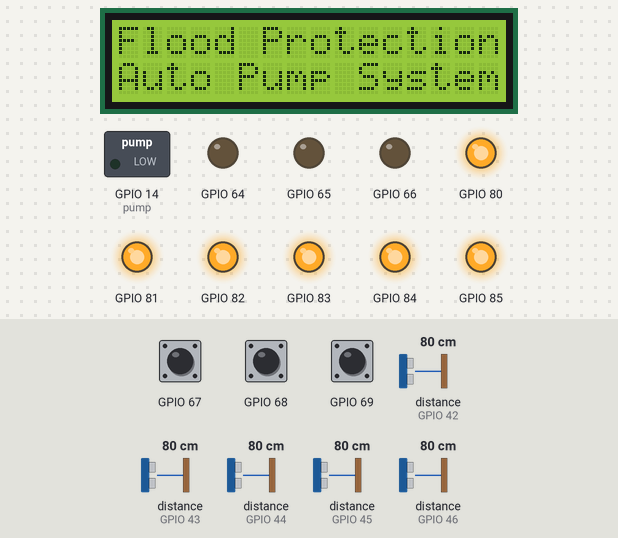
A sketch run on a simulated ESP8266 (NodeMCU). On the bench: 16×2 character LCD, switched loads named in the sketch (green lamp = pin HIGH), output pins drawn as LEDs (lit = HIGH). Dashed ring = blinking. Inputs (shaded band) come from the test bench; at power-on: GPIO 67 HIGH, GPIO 68 HIGH, GPIO 69 HIGH, distance to the obstacle (sensors on GPIO 42, GPIO 43, GPIO 44, GPIO 45, GPIO 46) 80 cm. WiFi joins after 1.5 s; servers stay silent unless stated; what the sketch prints to the serial monitor is not drawn.

Above: at 3.2 s.
At 9.8 s:
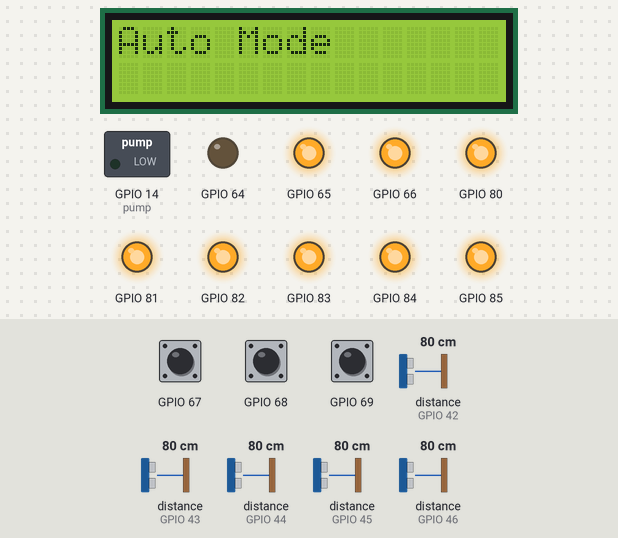
9.9 s: GPIO 67 pulled LOW for 0.75 s
At 10.9 s:
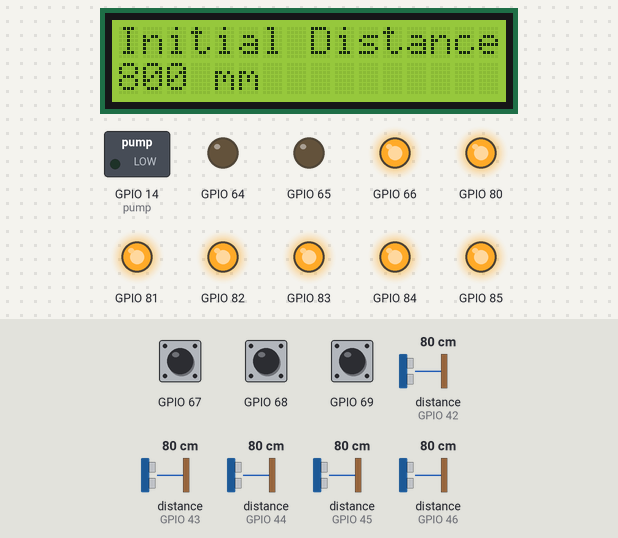
14.9 s: GPIO 68 pulled LOW for 3.2 s
At 20.1 s:
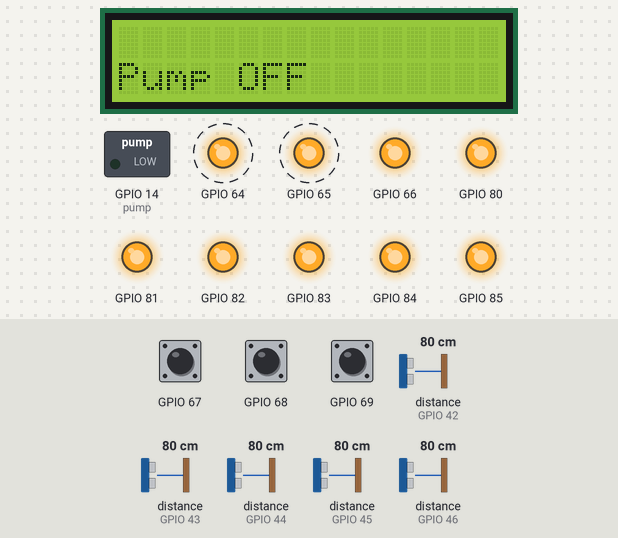
26.9 s: GPIO 67 driven LOW and GPIO 68 driven LOW
At 29.7 s:
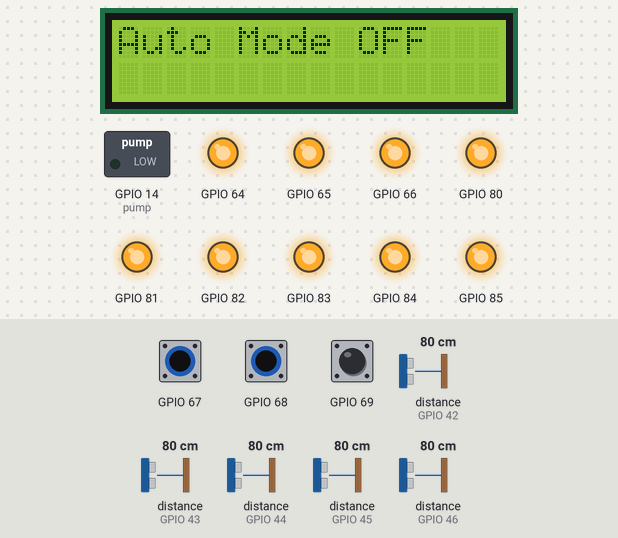
Timing chart, 0 to 37.5 s (numbered marks = the images above; inputs shaded):
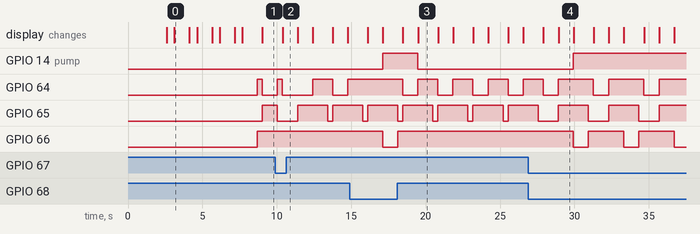

The sketch:

Pump_System_210727.ino
```cpp
#include "Arduino.h"
#include "PCF8574.h"
PCF8574 pcf20(0x20);
PCF8574 pcf21(0x21);
//PCF8574 pcf8574(0x20, D2(5), D1(4)); //PCF8574(주소 값, SDA, SCL)

//LCD
#include <LiquidCrystal_I2C.h>
LiquidCrystal_I2C lcd(0x27,16,2);

//VL53L1X
#include <VL53L1X.h> //Download this library from https://github.com/pololu/vl53l1x-arduino

//#include "SparkFun_VL53L1X.h"
//SFEVL53L1X distanceSensor; //레이저센서 거리값
int initial = 0; //초기 거리 저장 변수
int current = 0; //현재 거리 저장 변수
int count = 0; //수위 조건 충족 변수
int mes = 0; // 메세지 전송 변수
int avg = 0; // 레이저센서값 평균 변수

//레이저센서 5개
VL53L1X sensor_A; //Create the sensor object
VL53L1X sensor_B; //Create the sensor object
VL53L1X sensor_C; //Create the sensor object
VL53L1X sensor_D; //Create the sensor object
VL53L1X sensor_E; //Create the sensor object

int startTime = millis(); //used for our timing loop
int mInterval = 100; //refresh rate of 10hz

#define XSHUT_A P0 //pcf21
#define XSHUT_B P1 //pcf21
#define XSHUT_C P2 //pcf21
#define XSHUT_D P3 //pcf21
#define XSHUT_E P4 //pcf21
#define Raspberry_pi P5 //pcf21

#define M_INTERVAL 50

//ESP8266
#include <Wire.h>
#include <ESP8266WiFi.h>
#include <ESP8266HTTPClient.h>

// 데이터베이스,와이파이 설정
//#include <FirebaseESP8266.h>  //https://github.com/mobizt/Firebase-ESP8266
//#define FIREBASE_HOST "esp8266-sensor-readings-23fd0-default-rtdb.firebaseio.com"
//#define FIREBASE_Authorization_key "GzVRIYoR2qjjvtMmrpS2Z4Esl089LWlCxYxcQRFv"
//FirebaseData firebaseData;
//FirebaseJson json;
//const char* ssid = "우옹";
//const char* password = "12340000";
const char* ssid = "iptimea704";
const char* password = "rodemeng2019";
WiFiServer server(80);

//switch or led
int bluePin = P0;
int greenPin = P1;
int redPin = P2;
const int button1 = P3; //초기 값
const int button2 = P4; //Auto Mode
const int button3 = P5; //Pump
const int App_button1 = P6; //App_Auto Mode
const int App_button2 = P7; //App_Pump

//펌프
const int pump = 14;

//char XSHUT_laserStr[5] = {'XSHUT_A', 'XSHUT_B', 'XSHUT_C', 'XSHUT_D', 'XSHUT_E'};
//char *sensor_laserStr[] = {"sensor_A", "sensor_B", "sensor_C", "sensor_D", "sensor_E"};
//char sensor_timeout[5] = {'sensor_A.setTimeout', 'sensor_B.setTimeout', 'sensor_C.setTimeout', 'sensor_D.setTimeout', 'sensor_E.setTimeout'};

int laserNum[5] = {42, 43, 44, 45, 46};
char i[10];
void setup() {
    Serial.begin(115200);

    Wire.begin();
    Wire.setClock(400000); // use 400 kHz I2C

    WiFi.begin(ssid, password);

    while (WiFi.status() != WL_CONNECTED) {
      delay(1000);
      Serial.println("Connecting..");
    }

    Serial.println("연결되었습니다.");

    server.begin();
    Serial.println("Server started");

    Serial.print("Use this URL to connect: ");
    Serial.print("http://");
    Serial.print(WiFi.localIP());
    Serial.println("/");
    //WIFI 연결 후 파이어베이스 연결
   // Firebase.begin(FIREBASE_HOST,FIREBASE_Authorization_key);
    Serial.println("Firebase connect");

    pinMode(pump, OUTPUT);

    pcf20.pinMode(button1, INPUT_PULLUP);
    pcf20.pinMode(button2, INPUT);
    pcf20.pinMode(button3, INPUT);
    pcf20.pinMode(App_button1, INPUT);
    pcf20.pinMode(App_button2, INPUT);
    pcf20.pinMode(redPin, OUTPUT);
    pcf20.pinMode(greenPin, OUTPUT);
    pcf20.pinMode(bluePin, OUTPUT);
    pcf20.begin(); //처음에 안써서 실행 안됨(주의)

    //Set the pin mode to output
    pcf21.pinMode(XSHUT_A ,OUTPUT);
    pcf21.pinMode(XSHUT_B ,OUTPUT);
    pcf21.pinMode(XSHUT_C ,OUTPUT);
    pcf21.pinMode(XSHUT_D ,OUTPUT);
    pcf21.pinMode(XSHUT_E ,OUTPUT);
    pcf21.pinMode(Raspberry_pi ,OUTPUT);
    pcf21.begin();

    //Turn all TOF's off
    pcf21.digitalWrite(XSHUT_A, LOW);
    pcf21.digitalWrite(XSHUT_B, LOW);
    pcf21.digitalWrite(XSHUT_C, LOW);
    pcf21.digitalWrite(XSHUT_D, LOW);
    pcf21.digitalWrite(XSHUT_E, LOW);

    //Raspberry_pi, Raspberry_pi_LCD ON
    pcf21.digitalWrite(Raspberry_pi, HIGH);

    //버튼값 초기화
    pcf20.digitalWrite(App_button1, LOW);
    pcf20.digitalWrite(App_button2, LOW);
    pcf20.digitalWrite(button2, LOW);
    pcf20.digitalWrite(button3, LOW);
    //배열 활용 반복
//    for (int s=0; s<5; s++){
//      delay(50);
//      pcf21.digitalWrite(XSHUT_laserStr[s], HIGH); //Turn sensor_A on
//      delay(50);
//      sprintf(i, "%s", sensor_laserStr[s]);
//      i.setTimeout(500); //Set the sensors timeout
//      //sensor_laserStr[s].setTimeout(500);
//      //sensor_A.setTimeout(500);
//      if (!sensor_laserStr[s].init())//try to initilise the sensor
//      {
//          //Sensor does not respond within the timeout time
//          Serial.print(sensor_laserStr[s]);
//          Serial.println(" is not responding, check your wiring");
//      }
//      else
//      {
//          sensor_laserStr[s].setAddress(laserNum[s]); //Set the sensors I2C address
//          sensor_laserStr[s].setDistanceMode(VL53L1X::Long); //Set the sensor to maximum range of 4 meters
//          sensor_laserStr[s].setMeasurementTimingBudget(40000); //Set its timing budget in microseconds longer timing budgets will give more accurate measurements
//          sensor_laserStr[s].startContinuous(M_INTERVAL); //Sets the interval where a measurement can be requested in milliseconds
//      }
//    }

    //-----------------------------------------------------------------
    //FIRST WE WILL CONFIGURE AND SETUP SENSOR_A
    //-----------------------------------------------------------------
    delay(50);
    pcf21.digitalWrite(XSHUT_A, HIGH); //Turn sensor_A on
    delay(50);

    sensor_A.setTimeout(500); //Set the sensors timeout

    if (!sensor_A.init())//try to initilise the sensor
    {
        //Sensor does not respond within the timeout time
        Serial.println("Sensor_A is not responding, check your wiring");
    }
    else
    {
        sensor_A.setAddress(42); //Set the sensors I2C address
        sensor_A.setDistanceMode(VL53L1X::Long); //Set the sensor to maximum range of 4 meters
        sensor_A.setMeasurementTimingBudget(4000); //Set its timing budget in microseconds longer timing budgets will give more accurate measurements
        sensor_A.startContinuous(M_INTERVAL); //Sets the interval where a measurement can be requested in milliseconds
    }

    //-----------------------------------------------------------------
    //NOW CONFIGURE AND SETUP SENSOR_B
    //-----------------------------------------------------------------
    delay(50);
    pcf21.digitalWrite(XSHUT_B, HIGH); //Turn sensor_B on
    delay(50);

    sensor_B.setTimeout(500); //Set the sensors timeout

    if (!sensor_B.init())//try to initilise the sensor
    {
        //Sensor does not respond within the timeout time
        Serial.println("Sensor_B is not responding, check your wiring");
    }
    else
    {
        sensor_B.setAddress(43); //Set the sensors I2C address
        sensor_B.setDistanceMode(VL53L1X::Long); //Set the sensor to maximum range of 4 meters
        sensor_B.setMeasurementTimingBudget(4000); //Set its timing budget in microseconds longer timing budgets will give more accurate measurements
        sensor_B.startContinuous(M_INTERVAL); //Sets the interval where a measurement can be requested in milliseconds
    }

      //-----------------------------------------------------------------
    //NOW CONFIGURE AND SETUP SENSOR_C
    //-----------------------------------------------------------------
    delay(50);
    pcf21.digitalWrite(XSHUT_C, HIGH); //Turn sensor_C on
    delay(50);

    sensor_C.setTimeout(500); //Set the sensors timeout

    if (!sensor_C.init())//try to initilise the sensor
    {
        //Sensor does not respond within the timeout time
        Serial.println("Sensor_C is not responding, check your wiring");
    }
    else
    {
        sensor_C.setAddress(44); //Set the sensors I2C address
        sensor_C.setDistanceMode(VL53L1X::Long); //Set the sensor to maximum range of 4 meters
        sensor_C.setMeasurementTimingBudget(4000); //Set its timing budget in microseconds longer timing budgets will give more accurate measurements
        sensor_C.startContinuous(M_INTERVAL); //Sets the interval where a measurement can be requested in milliseconds
    }

    //-----------------------------------------------------------------
    //NOW CONFIGURE AND SETUP SENSOR_D
    //-----------------------------------------------------------------
    delay(50);
    pcf21.digitalWrite(XSHUT_D, HIGH); //Turn sensor_D on
    delay(50);

    sensor_D.setTimeout(500); //Set the sensors timeout

    if (!sensor_D.init())//try to initilise the sensor
    {
        //Sensor does not respond within the timeout time
        Serial.println("Sensor_D is not responding, check your wiring");
    }
    else
    {
        sensor_D.setAddress(45); //Set the sensors I2C address
        sensor_D.setDistanceMode(VL53L1X::Long); //Set the sensor to maximum range of 4 meters
        sensor_D.setMeasurementTimingBudget(4000); //Set its timing budget in microseconds longer timing budgets will give more accurate measurements
        sensor_D.startContinuous(M_INTERVAL); //Sets the interval where a measurement can be requested in milliseconds
    }

     //-----------------------------------------------------------------
    //NOW CONFIGURE AND SETUP SENSOR_E
    //-----------------------------------------------------------------
    delay(50);
    pcf21.digitalWrite(XSHUT_E, HIGH); //Turn sensor_E on
    delay(50);

    sensor_E.setTimeout(500); //Set the sensors timeout

    if (!sensor_E.init())//try to initilise the sensor
    {
        //Sensor does not respond within the timeout time
        Serial.println("Sensor_E is not responding, check your wiring");
    }
    else
    {
        sensor_E.setAddress(46); //Set the sensors I2C address
        sensor_E.setDistanceMode(VL53L1X::Long); //Set the sensor to maximum range of 4 meters
        sensor_E.setMeasurementTimingBudget(4000); //Set its timing budget in microseconds longer timing budgets will give more accurate measurements
        sensor_E.startContinuous(M_INTERVAL); //Sets the interval where a measurement can be requested in milliseconds
    }

    lcd.init(); // LCD 설정
    lcd.clear();      // LCD를 모두 지운다.
    lcd.backlight();  // 백라이트를 켠다.
    // 시스템, 팀명, 이름 표시
    lcd.setCursor(0,0);
    lcd.print("Flood Protection");
    delay(500);
    lcd.setCursor(0,1);
    lcd.print("Auto Pump System");
    delay(1000);
    lcd.clear();
    lcd.setCursor(0,0);
    lcd.print("I do not like");
    delay(500);
    lcd.setCursor(0,1);
    lcd.print("the rainy season");
    delay(1000);
    lcd.clear();
    lcd.setCursor(0,0);
    lcd.print("Dong Min Park");
    delay(500);
    lcd.setCursor(0,1);
    lcd.print("Sang Gyun Jang");
    delay(1000);
    lcd.clear();
    lcd.setCursor(0,0);
    lcd.print("Kyung Hoon Ko");
    delay(500);
    lcd.setCursor(0,1);
    lcd.print("ST. Road");
    delay(1000);
}

bool Auto = LOW;
bool Pump = LOW;
char buf[40];

void loop() {
  setColor(1, 0, 1); //녹

  WiFiClient client = server.available();
  if (client) {
    boolean current_line_is_blank = true;
    while (client.connected()){
      if (client.available()){
        // Read the first line of the request
        String request = client.readStringUntil('\n');
        Serial.println(request);

        //자동, 수동
        if (request.indexOf("/Auto=ON") != -1)  {
          Serial.println(F("Auto on"));
          pcf20.digitalWrite(App_button1, HIGH);
          Auto = HIGH;
        }
        if (request.indexOf("/Auto=OFF") != -1)  {
          Serial.println(F("Auto off"));
          pcf20.digitalWrite(App_button1, LOW);
          Auto = LOW;
        }

        //펌프
        if (request.indexOf("/Pump=ON") != -1)  {
          Serial.println(F("Pump on"));
          pcf20.digitalWrite(App_button2, HIGH);
          Pump = HIGH;
        }
        if (request.indexOf("/Pump=OFF") != -1)  {
          Serial.println(F("Pump off"));
          pcf20.digitalWrite(App_button2, LOW);
          Pump = LOW;
        }

      }
      delay(100);
      client.stop();
    }
  }

  if((millis()- startTime) > mInterval)
    {
        sprintf(buf, "%4d,%4d,%4d,%4d,%4d",sensor_A.read(),sensor_B.read(),sensor_C.read(),sensor_D.read(),sensor_E.read());
        //Serial.println(buf); //Get a reading in millimeters

        int laser1 = sensor_A.read();
        int laser2 = sensor_B.read();
        int laser3 = sensor_C.read();
        int laser4 = sensor_D.read();
        int laser5 = sensor_E.read();
//        Serial.print("laser1 : ");
//        Serial.println(laser1);
//        Serial.print("laser2 : ");
//        Serial.println(laser2);
//        Serial.print("laser3 : ");
//        Serial.println(laser3);
//        Serial.print("laser4: ");
//        Serial.println(laser4);
//        Serial.print("laser5 : ");
//        Serial.println(laser5);

        //평균
        avg = (laser1 + laser2 + laser3 + laser4 + laser5)/5;
        Serial.print("평균 : ");
        Serial.println(avg);
        //Firebase 데이터베이스에 레이져 평균 거리값 저장(실시간)
        //Firebase.setFloat(firebaseData, "/testPump_in_server_DB/DISTANCE", avg);

        //분산
        int var = (pow((laser1-avg),2) + pow((laser2-avg),2) + pow((laser3-avg),2) + pow((laser4-avg),2) + pow((laser5-avg),2))/5;

        //표준편차
        int StandDev = sqrt(var);
//        Serial.print("표준편차 : ");
//        Serial.println(StandDev);

        startTime = millis();
    }

  if(pcf20.digitalRead(button1)==LOW){
    initial = avg;
    Serial.print("초기 값은 ");
    Serial.print(initial);
    Serial.println(" mm 입니다.");
    setColor(1, 0, 0); //청록
    lcd.clear();
    lcd.setCursor(0,0);
    lcd.print("Initial Distance");
    lcd.setCursor(0,1);
    lcd.print(initial);
    lcd.print(" mm");
    delay(1000);
  }

  if(pcf20.digitalRead(button2)==HIGH){ //자동모드
    Serial.println("자동모드 입니다.");
    setColor(1, 1, 0); //파
    lcd.clear();
    lcd.setCursor(0,0);
    lcd.print("Auto Mode");
    delay(1000);

    /////////// 자동모드이면 자동으로 펌프 작동///////////////
    if(avg < (initial/2)){
      Serial.println("펌프 작동");
      Serial.println("수위가 50%이상 찼습니다.");
      digitalWrite(pump, HIGH);
      setColor(0, 1, 1); //빨
      lcd.clear();
      lcd.setCursor(0,1);
      lcd.print("Pump ON");
      delay(1000);
    }
    else if(initial != 0 && avg > (initial/2)){
      Serial.println("펌프 중지");
      digitalWrite(pump, LOW);
      setColor(1, 1, 1); //off
      lcd.clear();
      lcd.setCursor(0,1);
      lcd.print("Pump OFF");
      delay(1000);
    }

    if(avg < (initial/10*4)){
      Serial.println("수위가 60%이상 찼습니다.");
      count++;
    }

    if(count==5){
      mes=1;
      count=0;
    }

    //---------------------------- 문자 전송 툴
    //문자 입력시에 띄어쓰기는 %20으로 작성해야함. 아니면 작동X
    //Ex) 문자%20테스트입니다. -> 문자 테스트입니다.
    String message = "http://www.all-tafp.org/EmmaSMS_PHP_UTF-8_JSON/example.php?sms_msg=수위60%이상!%20수위60%이상!%20지금%20즉시%20현장으로%20와주시기바랍니다.&sms_to=010-8338-2385&sms_from=010-8338-2385&sms_date=";
    if(mes == 1){
      Serial.println("메세지 보냄");
      Serial.println("수위 60%이상 즉시 현장으로!!");
      lcd.clear();
      lcd.setCursor(0,0);
      lcd.print("send mes");
      delay(3000);
      lcd.clear();
      if (WiFi.status() == WL_CONNECTED) { //Check WiFi connection status
        HTTPClient http;  //Declare an object of class HTTPClient

        http.begin(message);  //Specify request destination
        int httpCode = http.GET();
        //밑에는 http 문서 그대로 시리얼에 출력해서 확인용.
        /*if (httpCode > 0) { //Check the returning code
        String payload = http.getString();   //Get the request response payload
        Serial.println(payload);             //Print the response payload  */
        Serial.println("코드 실행");
        for(int i=40; i>0; i--){
          lcd.setCursor(0,0);
          lcd.print("waiting signal");
          lcd.setCursor(0,1);
          lcd.print(i);
          delay(1000);
          lcd.clear();
        }
      }
    }

    if(mes==1){
      mes=0;
    }
  }
  else {                                     //수동모드
    Serial.println("수동모드 입니다.");
    setColor(1, 1, 1); //off
    lcd.clear();
    lcd.setCursor(0,0);
    lcd.print("Auto Mode OFF");
    delay(1000);

    /////////// 수동모드이면 수동으로 펌프 작동///////////////
    if(pcf20.digitalRead(button3)==HIGH){
      Serial.println("펌프 작동");
      digitalWrite(pump, HIGH);
      setColor(0, 1, 1); //빨
      lcd.clear();
      lcd.setCursor(0,1);
      lcd.print("Pump ON");
      delay(1000);
    }
    else if(pcf20.digitalRead(button3)==LOW){
      Serial.println("펌프 중지");
      digitalWrite(pump, LOW);
      setColor(1, 1, 1); //off
      lcd.clear();
      lcd.setCursor(0,1);
      lcd.print("Pump OFF");
      delay(1000);
    }
  }
}

void setColor(int red, int green, int blue)
{
  pcf20.digitalWrite(redPin, red);
  pcf20.digitalWrite(greenPin, green);
  pcf20.digitalWrite(bluePin, blue);
}
```

Measured:
- after the input at 9.9 s, the display: changes after 0.49 s (image 2)
- after the input at 14.9 s, GPIO 14 (pump): LOW → HIGH after 2.2 s, → LOW 2.4 s later; GPIO 66: HIGH → LOW after 2.2 s, → HIGH 1.0 s later; the display: first changes after 1.2 s (image 3 shows a later state)
- after the input at 26.9 s, GPIO 14 (pump): LOW → HIGH after 3.0 s; GPIO 64: alternates HIGH for 2.4 s and LOW for 1.0 s, starting after 4.4 s
- by itself, GPIO 64: alternates HIGH for 1.3 s and LOW for 1.0 s
- by itself, GPIO 65: alternates HIGH for 2.0 s and LOW for 0.33 s
- what the display in image 0 shows lasts 1.0 s, from 3.1 s to 4.1 s
- what the display in image 3 shows lasts 1.3 s, from 19.5 s to 20.8 s
